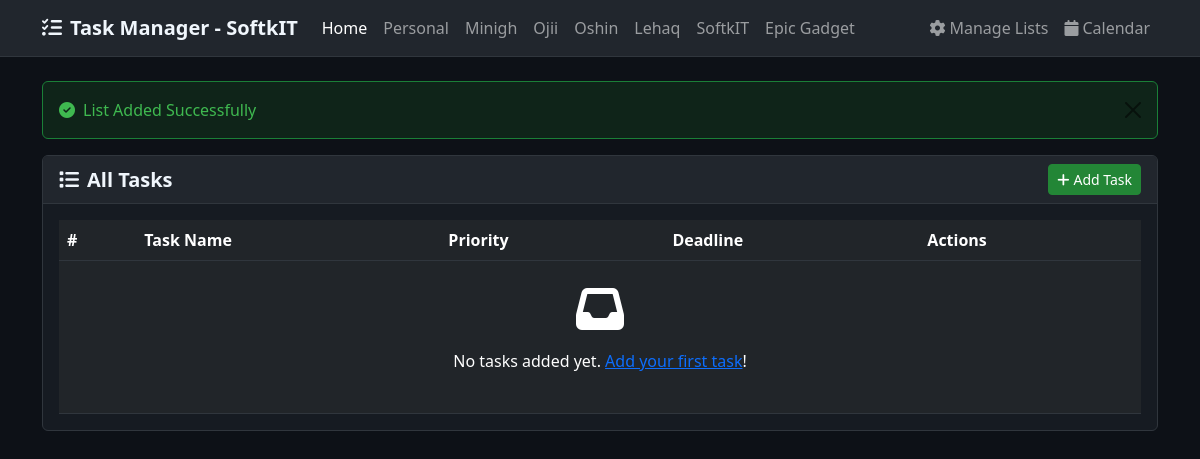
The app's page / (signed in) with its own data.
### tables this page shows
CREATE TABLE
  `tbl_lists` (
    `list_id` int unsigned NOT NULL AUTO_INCREMENT,
    `list_name` varchar(50) NOT NULL,
    `list_description` varchar(150) DEFAULT NULL,
    PRIMARY KEY (`list_id`)
  );

### index.php (the view, shortened to what this page needs)
<!DOCTYPE html>
<html lang="en">
<head>
    <link href="https://cdn.jsdelivr.net/npm/bootstrap@5.3.0/dist/css/bootstrap.min.css" rel="stylesheet">
    <link href="https://cdnjs.cloudflare.com/ajax/libs/font-awesome/6.4.0/css/all.min.css" rel="stylesheet">
    <link href="https://cdn.jsdelivr.net/npm/sweetalert2@11.10.1/dist/sweetalert2.min.css" rel="stylesheet">
</head>
<body>
    <nav class="navbar navbar-expand-lg navbar-dark mb-4" style="background-color: #21262d; border-bottom: 1px solid #30363d;">
        <div class="container">
            <a class="navbar-brand" href="<?php echo SITEURL; ?>">
                <i class="fas fa-tasks me-2"></i>Task Manager - SoftkIT
            </a>
            <div class="collapse navbar-collapse" id="navbarNav">
                <ul class="navbar-nav me-auto">
                    <li class="nav-item">
                        <a class="nav-link active" href="<?php echo SITEURL; ?>">Home</a>
                    </li>
                    <?php
                    try {
                        $conn2 = new mysqli(LOCALHOST, DB_USERNAME, DB_PASSWORD, DB_NAME);
                        $sql2 = "SELECT * FROM tbl_lists ORDER BY list_id ASC";
                        $res2 = $conn2->query($sql2);
                        if ($res2 && $res2->num_rows > 0) {
                            while ($row2 = $res2->fetch_assoc()) {
                                $list_id = htmlspecialchars($row2['list_id']);
                                $list_name = htmlspecialchars($row2['list_name']);
                                echo '<li class="nav-item">';
                                echo '<a class="nav-link" href="' . SITEURL . 'list-task.php?list_id=' . $list_id . '">' . $list_name . '</a>';
                                echo '</li>';
                            }
                        }
                    } catch (Exception $e) {
                        error_log($e->getMessage());
                    }
                    ?>
                </ul>
                <ul class="navbar-nav">
                    <li class="nav-item">
                        <a class="nav-link" href="<?php echo SITEURL; ?>manage-list.php">
                            <i class="fas fa-cog me-1"></i>Manage Lists
                        </a>
                    </li>
                    <li class="nav-item">
                        <a class="nav-link" href="calendar.php">
                            <i class="fas fa-calendar me-1"></i>Calendar
                        </a>
                    </li>
                </ul>
            </div>
        </div>
    </nav>
    <div class="container">
        <?php
        $messages = [
            'add' => ['class' => 'alert-success', 'icon' => 'fas fa-check-circle'],
            'delete' => ['class' => 'alert-success', 'icon' => 'fas fa-check-circle'],
            'update' => ['class' => 'alert-success', 'icon' => 'fas fa-check-circle'],
            'delete_fail' => ['class' => 'alert-danger', 'icon' => 'fas fa-exclamation-circle']
        ];
        foreach ($messages as $key => $config) {
            if (isset($_SESSION[$key])) {
                echo '<div class="alert ' . $config['class'] . ' alert-dismissible fade show" role="alert">';
                echo '<i class="' . $config['icon'] . ' me-2"></i>' . htmlspecialchars($_SESSION[$key]);
                echo '<button type="button" class="btn-close" data-bs-dismiss="alert"></button>';
                echo '</div>';
            }
        }
        ?>
        <div class="row">
            <div class="col-12">
                <div class="card">
                    <div class="card-header d-flex justify-content-between align-items-center">
                        <h5 class="card-title mb-0 fw-semibold">
                            <i class="fas fa-list me-2"></i>All Tasks
                        </h5>
                        <a href="<?php echo SITEURL; ?>add-task.php" class="btn btn-primary btn-sm">
                            <i class="fas fa-plus me-1"></i>Add Task
                        </a>
                    </div>
                    <div class="card-body">
                        <div class="table-responsive">
                            <table class="table table-hover table-dark mb-0">
                                <thead class="table-dark">
                                    <tr>
                                        <th scope="col">#</th>
                                        <th scope="col">Task Name</th>
                                        <th scope="col">Priority</th>
                                        <th scope="col">Deadline</th>
                                        <th scope="col">Actions</th>
                                    </tr>
                                </thead>
                                <tbody>
                                    <?php
                                    try {
                                        $conn = new mysqli(LOCALHOST, DB_USERNAME, DB_PASSWORD, DB_NAME);
                                        $sql = "SELECT * FROM tbl_tasks ORDER BY
                                           CASE priority
                                               WHEN 'High' THEN 1
                                               WHEN 'Medium' THEN 2
                                               WHEN 'Low' THEN 3
                                           END, deadline ASC";
                                        $res = $conn->query($sql);
                                        if ($res && $res->num_rows > 0) {
                                            $sn = 1;
                                            while ($row = $res->fetch_assoc()) {
                                                $task_id = htmlspecialchars($row['task_id']);
                                                $task_name = htmlspecialchars($row['task_name']);
                                                $priority = htmlspecialchars($row['priority']);
                                                $deadline = htmlspecialchars($row['deadline']);
                                                $priority_class = 'priority-' . strtolower($priority);
                                                $deadline_formatted = date('M d, Y', strtotime($deadline));
                                    ?>
                                                <tr>
                                                    <td><?php echo $sn++; ?></td>
                                                    <td>
                                                        <strong><?php echo $task_name; ?></strong>
                                                        <?php if (!empty($row['task_description'])): ?>
                                                            <br><small><?php echo htmlspecialchars($row['task_description']); ?></small>
                                                        <?php endif; ?>
                                                    </td>
                                                    <td>
                                                        <span class="badge bg-<?php echo $priority === 'High' ? 'danger' : ($priority === 'Medium' ? 'warning' : 'success'); ?>">
                                                            <?php echo $priority; ?>
                                                        </span>
                                                    </td>
                                                    <td><?php echo $deadline_formatted; ?></td>
                                                    <td>
                                                        <div class="btn-group" role="group">
                                                            <a href="<?php echo SITEURL; ?>update-task.php?task_id=<?php echo $task_id; ?>"
                                                                class="btn btn-outline-primary btn-sm" title="Edit Task">
                                                                <i class="fas fa-edit"></i>
                                                            </a>
                                                            <a href="#"
                                                class="btn btn-outline-danger btn-sm" title="Delete Task"
                                                onclick="confirmDelete(<?php echo $task_id; ?>)">
                                                <i class="fas fa-trash"></i>
                                            </a>
                                                        </div>
                                                    </td>
                                                </tr>
                                            <?php
                                            }
                                        } else {
                                            ?>
                                            <tr>
                                                <td colspan="5" class="text-center py-4">
                                                    <i class="fas fa-inbox fa-3x mb-3"></i>
                            <p>No tasks added yet. <a href="<?php echo SITEURL; ?>add-task.php">Add your first task</a>!</p>
                                                </td>
                                            </tr>
                                    <?php
                                        }
                                    } catch (Exception $e) {
                                        error_log($e->getMessage());
                                        echo '<tr><td colspan="5" class="text-center text-danger">Error loading tasks. Please try again.</td></tr>';
                                    }
                                    ?>
                                </tbody>
                            </table>
                        </div>
                    </div>
                </div>
            </div>
        </div>
    </div>
</body>
</html>

### index.php (style rules this page uses)
body { background-color: #0d1117; color: #e6edf3; }
.navbar-brand { font-weight: 600; color: #f0f6fc !important; }
.card { background-color: #161b22; border: 1px solid #30363d; border-radius: 6px; }
.card-header { background-color: #21262d; border-bottom: 1px solid #30363d; color: #f0f6fc; }
.table-dark { background-color: #21262d; border-color: #30363d; }
.btn-primary { background-color: #238636; border-color: #238636; }
.alert-success { background-color: #0f2419; border-color: #1a7f37; color: #3fb950; }

### records on screen
tbl_lists: list_name "Personal"
tbl_lists: list_name "Minigh"
tbl_lists: list_name "Ojii"
tbl_lists: list_name "Oshin"
tbl_lists: list_name "Lehaq"
tbl_lists: list_name "SoftkIT"
tbl_lists: list_name "Epic Gadget"

### other values on screen
$_SESSION[$key] "List Added Successfully"
